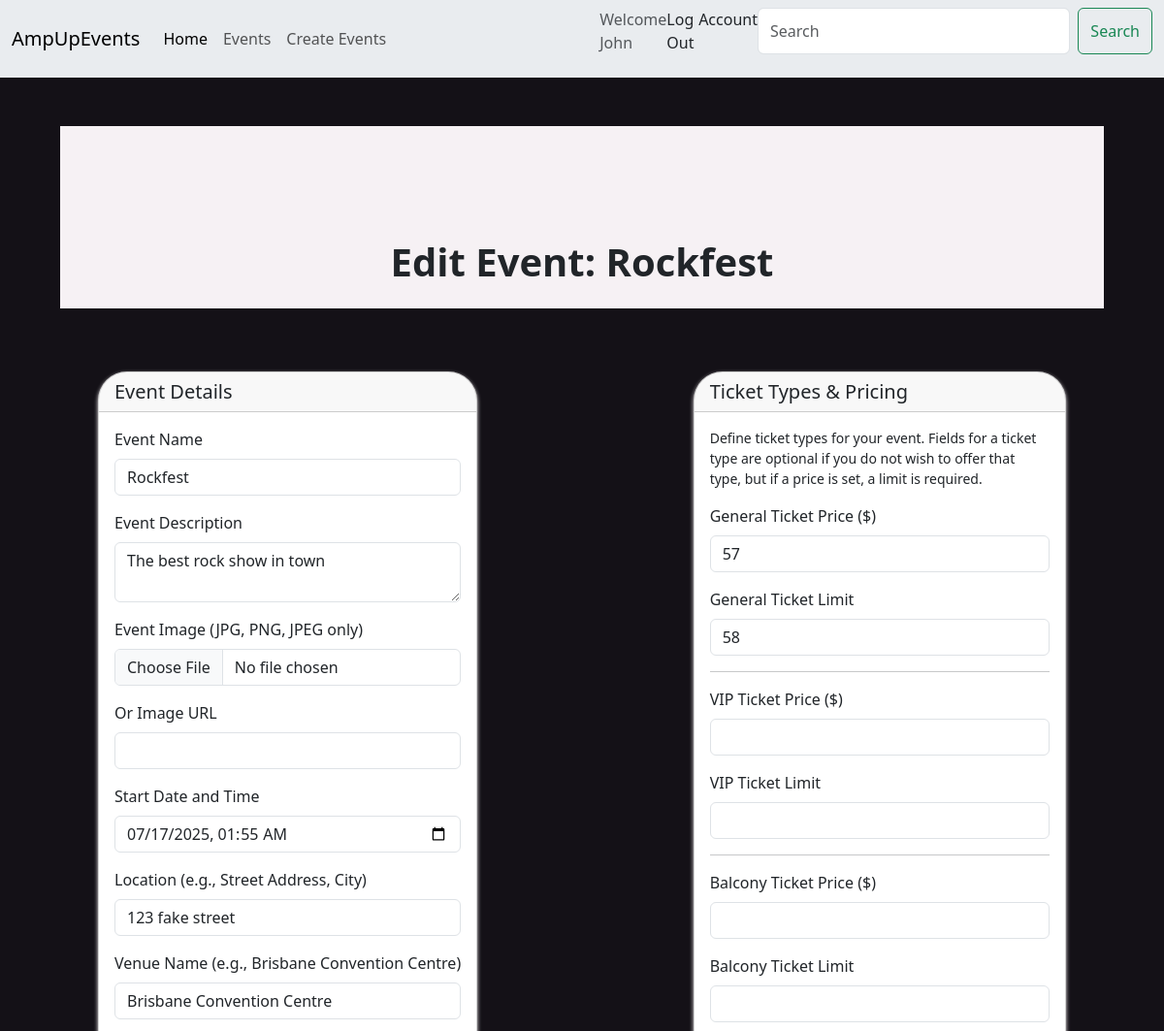
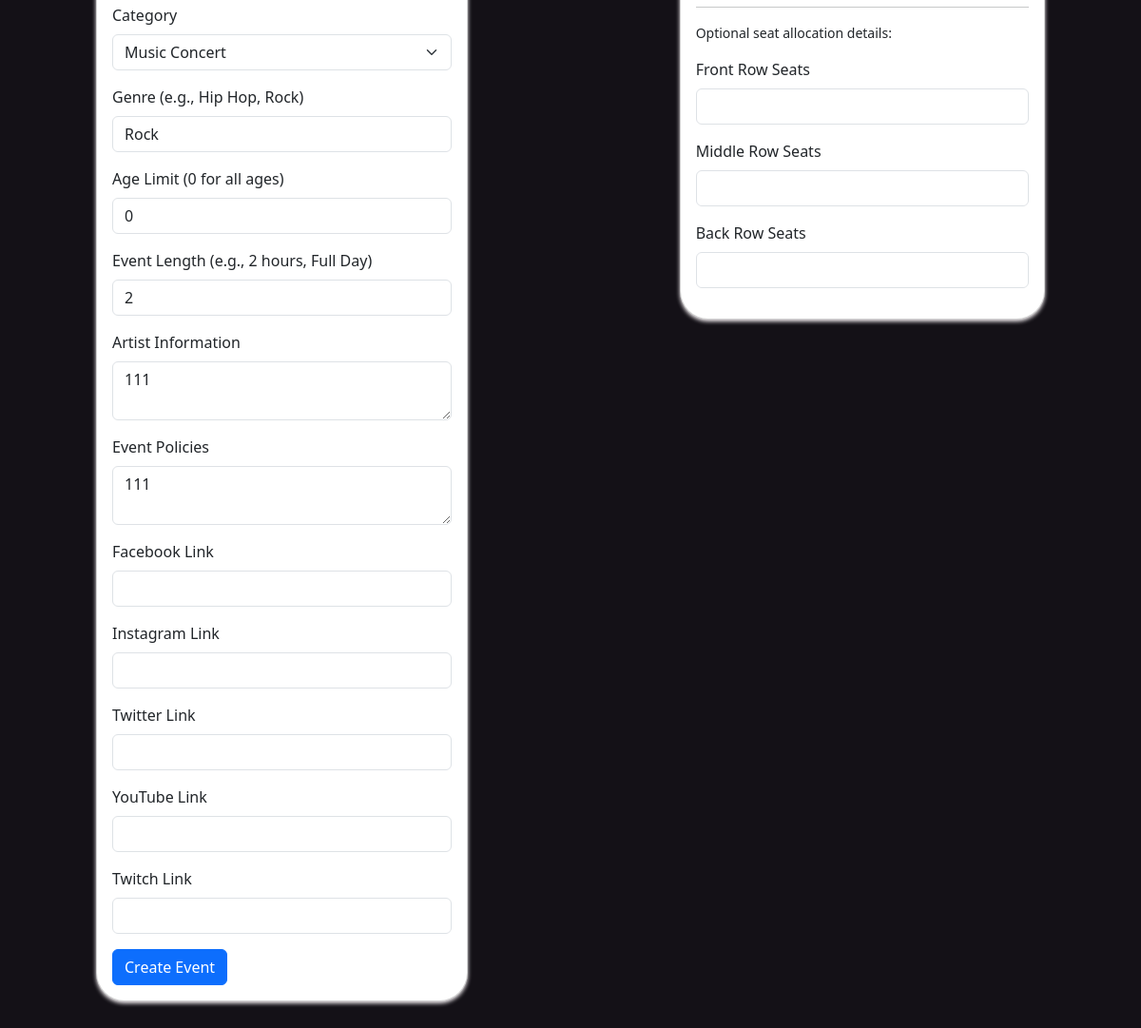
Screenshot of /events/1/edit (signed in) with the database file from the repository (2 pictures, top to bottom).
### website/models.py (models this page shows, shortened)
class User(db.Model, UserMixin):
    __tablename__ = 'users'
    id = db.Column(db.Integer, primary_key=True)
    firstName = db.Column(db.String(100), index=True, unique=False, nullable=False)
    surname = db.Column(db.String(100), index=True, unique=False, nullable=False)
    email = db.Column(db.String(100), index=True, nullable=False, unique=True)
    mobileNumber = db.Column(db.String(20), index=True, nullable=False, unique=True)
    streetAddress = db.Column(db.String(150), index=True, nullable=False)
    password_hash = db.Column(db.String(255), nullable=False)
    role = db.Column(db.String(20), default='attendee')
    created_at = db.Column(db.DateTime, default=datetime.now)
    updated_at = db.Column(db.DateTime, default=datetime.now, onupdate=datetime.now)
    comments = db.relationship('Comment', backref='user', lazy='dynamic')
    bookings = db.relationship('Booking', backref='user', lazy='dynamic')
    events_created = db.relationship('Event', foreign_keys='Event.created_by', backref='creator_user', lazy='dynamic')

class Event(db.Model):
    __tablename__ = 'events'
    id = db.Column(db.Integer, primary_key=True)
    name = db.Column(db.String(120), index=True, nullable=False)
    description = db.Column(db.Text, nullable=True)
    image_filename = db.Column(db.String(255), nullable=True)
    start_datetime = db.Column(db.DateTime, nullable=False)
    location = db.Column(db.String(100), nullable=False)
    venue = db.Column(db.String(100), nullable=True)
    category_id = db.Column(db.Integer, db.ForeignKey('event_category.id'), nullable=False)
    status = db.Column(db.String(20), default='Open', nullable=False)
    genre = db.Column(db.String(50), nullable=True)
    age_limit = db.Column(db.Integer, nullable=True)
    length = db.Column(db.String(50), nullable=True)
    artist_info = db.Column(db.Text, nullable=True)
    policies = db.Column(db.Text, nullable=True)
    facebook = db.Column(db.String(255), nullable=True)
    instagram = db.Column(db.String(255), nullable=True)
    twitter = db.Column(db.String(255), nullable=True)
    youtube = db.Column(db.String(255), nullable=True)
    twitch = db.Column(db.String(255), nullable=True)
    created_at = db.Column(db.DateTime, default=datetime.now)
    updated_at = db.Column(db.DateTime, default=datetime.now, onupdate=datetime.now)
    created_by = db.Column(db.Integer, db.ForeignKey('users.id'), nullable=False)
    event_category = db.relationship('event_category', backref='events')
    ticket_types = db.relationship('ticket_type', backref='event', lazy='dynamic', cascade="all, delete-orphan")
    comments = db.relationship('Comment', backref='event', lazy='dynamic', cascade="all, delete-orphan")
    bookings = db.relationship('Booking', backref='event', lazy='dynamic', cascade="all, delete-orphan")

### website/events.py (the view)
@eventbp.route('/<int:id>/edit', methods=['GET', 'POST'])
@login_required
def edit_event(id):
    event_to_edit = db.session.query(Event).filter_by(id=id).first_or_404()
    if event_to_edit.created_by != current_user.id:
        flash("You are not authorized to edit this event.", "danger")
        return redirect(url_for('event.details', id=id))
    form = EventForm(request.form if request.method == 'POST' else None, obj=event_to_edit)
    ticketform = TicketForm(request.form if request.method == 'POST' else None)
    try:
        categories = db.session.scalars(db.select(event_category)).all()
        form.category.choices = [(category.id, category.name) for category in categories]
    except Exception as e:
        current_app.logger.error(f"Error loading categories for event editing: {e}")
        flash("Error loading page data. Please check category setup.", "danger")
        form.category.choices = []
    if request.method == 'POST':
        if form.validate() and ticketform.validate():
            form.populate_obj(event_to_edit)
            if form.image.data and form.image.data.filename:
                new_image_filename = check_upload_file(form.image.data)
                if new_image_filename:
                    event_to_edit.image_filename = new_image_filename
            ticket_types_to_update = {
                'General Admission': (ticketform.general_price.data, ticketform.general_limit.data),
                'VIP': (ticketform.vip_price.data, ticketform.vip_limit.data),
                'Balcony': (ticketform.balcony_price.data, ticketform.balcony_limit.data)
            }
            for type_name_key, (price_data, limit_data) in ticket_types_to_update.items():
                existing_ticket = event_to_edit.ticket_types.filter_by(type_name=type_name_key).first()
                if price_data is not None and limit_data is not None:
                    if existing_ticket:
                        existing_ticket.price = float(price_data)
                        existing_ticket.quantity_available = limit_data
                    else:
                        new_ticket = ticket_type(
                            event_id=event_to_edit.id,
                            type_name=type_name_key,
                            price=float(price_data),
                            quantity_available=limit_data
                        )
                        db.session.add(new_ticket)
                elif existing_ticket:
                    db.session.delete(existing_ticket)
            try:
                db.session.commit()
                flash(f'Event "{event_to_edit.name}" updated successfully!', 'success')
                return redirect(url_for('event.details', id=event_to_edit.id))
            except Exception as e:
                db.session.rollback()
                current_app.logger.error(f"Error updating event: {e}")
                flash(f"Error updating event: {str(e)}", "danger")
    else:
        form.category.data = event_to_edit.category_id
        general_t = event_to_edit.ticket_types.filter_by(type_name='General Admission').first()
        if general_t:
            ticketform.general_price.data = int(general_t.price) if general_t.price is not None else None
            ticketform.general_limit.data = general_t.quantity_available
        vip_t = event_to_edit.ticket_types.filter_by(type_name='VIP').first()
        if vip_t:
            ticketform.vip_price.data = int(vip_t.price) if vip_t.price is not None else None
            ticketform.vip_limit.data = vip_t.quantity_available
        balcony_t = event_to_edit.ticket_types.filter_by(type_name='Balcony').first()
        if balcony_t:
            ticketform.balcony_price.data = int(balcony_t.price) if balcony_t.price is not None else None
            ticketform.balcony_limit.data = balcony_t.quantity_available
    return render_template('events/editEvent.html', form=form, ticketform=ticketform, event_id=event_to_edit.id, title=f"Edit Event: {event_to_edit.name}")

### website/__init__.py (called while the page is built)
def create_app():
    app = Flask(__name__)  # this is the name of the module/package that is calling this app
    app.debug = True
    app.secret_key = 'somesecretkey'
    app.config['SQLALCHEMY_DATABASE_URI'] = 'sqlite:///sitedata.sqlite'
    db.init_app(app)
    Bootstrap5(app)
    login_manager = LoginManager()
    login_manager.login_view = 'auth.login'
    login_manager.init_app(app)
    from .models import User
    @login_manager.user_loader
    def load_user(user_id):
       return db.session.scalar(db.select(User).where(User.id==user_id))
    from . import views
    app.register_blueprint(views.main_bp)
    from . import auth
    app.register_blueprint(auth.auth_bp)
    from . import events
    app.register_blueprint(events.eventbp)
    return app

### website/templates/events/editEvent.html (shortened to what this page needs)
{% extends 'base.html' %}
{% from "bootstrap5/form.html" import render_form %}
{% block head %}
    <link rel="stylesheet" href="{{ url_for('static', filename='style/eventCreation.css') }}">
{% endblock %}
{% block content %}
<main>
    <div class="container-fluid">
        <div class="creation-banner row">
            <div class="col-sm-12">
                <div class="Title text-center justify-content-center py-3">
                    <h1>{{ title | default('Edit Event') }}</h1>
                </div>
            </div>
        </div>
        <form method="POST" action="{{ url_for('event.edit_event', id=event_id) }}" enctype="multipart/form-data" novalidate>
            <div class="container-fluid mt-4">
                <div class="row">
                    <div class="col-12 col-lg-7 mb-3">
                        <div class="card">
                            <div class="card-header">
                                <h5 class="card-title mb-0">Event Details</h5>
                            </div>
                            <div class="card-body">
                                {{ render_form(form) }}
                            </div>
                        </div>
                    </div>
                    <div class="col-12 col-lg-5 mb-3">
                        <div class="card">
                            <div class="card-header">
                                 <h5 class="card-title mb-0">Ticket Types & Pricing</h5>
                            </div>
                            <div class="card-body">
                                <p class="card-text"><small>Define ticket types for your event. Fields for a ticket type are optional if you do not wish to offer that type, but if a price is set, a limit is required.</small></p>
                                <div class="mb-3">
                                    {{ ticketform.general_price.label(class="form-label") }}
                                    {{ ticketform.general_price(class="form-control") }}
                                </div>
                                <div class="mb-3">
                                    {{ ticketform.general_limit.label(class="form-label") }}
                                    {{ ticketform.general_limit(class="form-control") }}
                                </div>
                                <hr>
                                <div class="mb-3">
                                    {{ ticketform.vip_price.label(class="form-label") }}
                                    {{ ticketform.vip_price(class="form-control") }}
                                </div>
                                <div class="mb-3">
                                    {{ ticketform.vip_limit.label(class="form-label") }}
                                    {{ ticketform.vip_limit(class="form-control") }}
                                </div>
                                <hr>
                                <div class="mb-3">
                                    {{ ticketform.balcony_price.label(class="form-label") }}
                                    {{ ticketform.balcony_price(class="form-control") }}
                                </div>
                                <div class="mb-3">
                                    {{ ticketform.balcony_limit.label(class="form-label") }}
                                    {{ ticketform.balcony_limit(class="form-control") }}
                                </div>
                                <hr>
                                <p class="card-text"><small>Optional seat allocation details:</small></p>
                                <div class="mb-3">
                                    {{ ticketform.front_row.label(class="form-label") }}
                                    {{ ticketform.front_row(class="form-control") }}
                                </div>
                                <div class="mb-3">
                                    {{ ticketform.middle_row.label(class="form-label") }}
                                    {{ ticketform.middle_row(class="form-control") }}
                                </div>
                                <div class="mb-3">
                                    {{ ticketform.back_row.label(class="form-label") }}
                                    {{ ticketform.back_row(class="form-control") }}
                                </div>
                            </div>
                        </div>
                    </div>
                </div>
            </div>
        </form>
    </div>
</main>
{% endblock %}

### website/templates/base.html (shortened to what this page needs)
<html>
<head>
    <link href="https://cdn.jsdelivr.net/npm/bootstrap@5.3.2/dist/css/bootstrap.min.css" rel="stylesheet"
>
    {% block head %}
    {% endblock %}
</head>
<body style="background-color: #141117;">
    <header>
        <nav class="navbar navbar-expand-lg bg-body-secondary">
            <div class="container-fluid">
                <a class="navbar-brand" href="/">AmpUpEvents</a>
                <div class="collapse navbar-collapse" id="navbarSupportedContent">
                    <ul class="navbar-nav me-auto mb-2 mb-lg-0">
                        <li class="nav-item">
                            <a class="nav-link active" aria-current="page" href="/">Home</a>
                        </li>
                        <li class="nav-item">
                            <a class="nav-link" href="/events/">Events</a>
                        </li>
                        {% if current_user.is_authenticated %}
                        <li class="nav-item">
                            <a class="nav-link" href="{{ url_for('event.create') }}">Create Events</a>
                        </li>
                        {% endif %}
                    </ul>
                    <form class="d-flex" role="search">
                        {% if current_user.is_authenticated %}
                        <a class="nav-item nav-link disabled text-muted" href="#">Welcome {{current_user.firstName}}</a>
                        <a class="nav-item nav-link" href="{{ url_for('auth.logout') }}">Log Out</a>
                        <a class="nav-link {% if request.endpoint == 'main.booking_history' %}active{% endif %}" href="{{ url_for('main.booking_history') }}">Account</a>
                        {% else %}
                        <a class="nav-item nav-link" href="{{ url_for('auth.register') }}">Register</a>
                        <a class="nav-item nav-link" href="{{ url_for('auth.login') }}">Log In</a>
                        {% endif %}
                        <input class="form-control me-2" type="search" placeholder="Search" aria-label="Search">
                        <button class="btn btn-outline-success" type="submit">Search</button>
                    </form>
                </div>
            </div>
        </nav>
    </header>
    {% block content %}
    {% endblock %}
</body>
</html>

### website/static/style/eventCreation.css (style rules this page uses)
.card { padding: 0; margin: 15px; border-radius: 30px; overflow: hidden; max-width: auto; display: inline-block; box-shadow: 0 2px 4px #F6F1F4; }
.row { margin: 50px; }
.creation-banner { background-color: #F6F1F4; }
.Title { margin-top: 100px; }
.Title h1 { font-weight: bolder; }

### rows the page displays
User: firstName "John"
Event: name "Rockfest", description "The best rock show in town", start_datetime "07/17/2025 01:55", location "123 fake street", venue "Brisbane Convention Centre", category "Music Concert", genre "Rock", age_limit "0", length "2", artist_info "111", policies "111"

### other values shown
{{ title | default('Edit Event') }} "Edit Event: Rockfest"
{{ ticketform.general_price.label(class="form-label") }} "General Ticket Price ($)"
{{ ticketform.general_limit.label(class="form-label") }} "General Ticket Limit"
{{ ticketform.vip_price.label(class="form-label") }} "VIP Ticket Price ($)"
{{ ticketform.vip_limit.label(class="form-label") }} "VIP Ticket Limit"
{{ ticketform.balcony_price.label(class="form-label") }} "Balcony Ticket Price ($)"
{{ ticketform.balcony_limit.label(class="form-label") }} "Balcony Ticket Limit"
{{ ticketform.front_row.label(class="form-label") }} "Front Row Seats"
{{ ticketform.middle_row.label(class="form-label") }} "Middle Row Seats"
{{ ticketform.back_row.label(class="form-label") }} "Back Row Seats"
